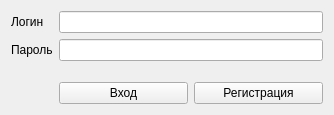
<?xml version="1.0" encoding="UTF-8"?>
<ui version="4.0">
 <class>AuthWidget</class>
 <widget class="QWidget" name="AuthWidget">
  <property name="geometry">
   <rect>
    <x>0</x>
    <y>0</y>
    <width>334</width>
    <height>115</height>
   </rect>
  </property>
  <property name="windowTitle">
   <string>Form</string>
  </property>
  <layout class="QGridLayout" name="gridLayout">
   <item row="0" column="0">
    <widget class="QLabel" name="lblLogin">
     <property name="sizePolicy">
      <sizepolicy hsizetype="Fixed" vsizetype="Preferred">
       <horstretch>0</horstretch>
       <verstretch>0</verstretch>
      </sizepolicy>
     </property>
     <property name="text">
      <string>Логин</string>
     </property>
    </widget>
   </item>
   <item row="2" column="1">
    <spacer name="verticalSpacer">
     <property name="orientation">
      <enum>Qt::Vertical</enum>
     </property>
     <property name="sizeHint" stdset="0">
      <size>
       <width>20</width>
       <height>40</height>
      </size>
     </property>
    </spacer>
   </item>
   <item row="3" column="1">
    <widget class="QPushButton" name="bLogin">
     <property name="text">
      <string>Вход</string>
     </property>
    </widget>
   </item>
   <item row="1" column="0">
    <widget class="QLabel" name="lblPassword">
     <property name="sizePolicy">
      <sizepolicy hsizetype="Fixed" vsizetype="Preferred">
       <horstretch>0</horstretch>
       <verstretch>0</verstretch>
      </sizepolicy>
     </property>
     <property name="text">
      <string>Пароль</string>
     </property>
    </widget>
   </item>
   <item row="3" column="2">
    <widget class="QPushButton" name="bRegister">
     <property name="text">
      <string>Регистрация</string>
     </property>
    </widget>
   </item>
   <item row="1" column="1" colspan="2">
    <widget class="QLineEdit" name="ePassword">
     <property name="inputMask">
      <string/>
     </property>
     <property name="echoMode">
      <enum>QLineEdit::Password</enum>
     </property>
    </widget>
   </item>
   <item row="0" column="1" colspan="2">
    <widget class="QLineEdit" name="eLogin"/>
   </item>
  </layout>
 </widget>
 <resources/>
 <connections/>
</ui>
